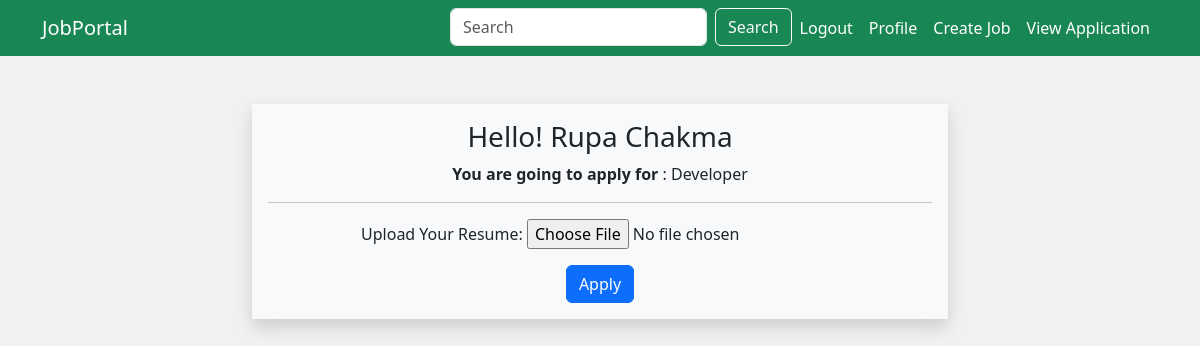
Screenshot of /job/apply/2 (signed in) with the database file from the repository.
### app/models.py (models this page shows, shortened)
class CustomUser(AbstractUser):
    user_type = models.CharField(max_length=100)
    first_name = models.CharField(max_length=100)
    last_name = models.CharField(max_length=100)

class JobPost(models.Model):
    recruiter = models.ForeignKey(CustomUser, on_delete=models.CASCADE)
    title = models.CharField(max_length=255)
    openings = models.PositiveIntegerField()
    category = models.ForeignKey(Category, on_delete=models.CASCADE)
    description = models.TextField()
    skill_set = models.ManyToManyField(Skills)
    posted_at = models.DateTimeField(auto_now_add=True)
    updated_at = models.DateTimeField(auto_now=True)

### app/views.py (the view, shortened to what this page needs)
# urls.py: path('job/apply/<int:job_id>', views.job_apply, name="job_apply"),
@login_required(login_url='login')
def job_apply(request, job_id):
    job = JobPost.objects.get(pk=job_id)
    application_form = JobApplicationForm()
    return render(request, "jobseeker/applyjob.html", {'job': job, 'application_form': application_form})

### app/forms.py
class JobApplicationForm(forms.ModelForm):
    class Meta:
        model = JobApplication
        fields = ['resume']
        labels = {'resume':'Upload Your Resume'}

### app/templates/jobseeker/applyjob.html (shortened to what this page needs)
{% extends "../base.html" %}
{% block content %}
<div class="container  p-5">
    <div class=" mx-auto col-8 shadow bg-light">
        <div class="p-3 text-center">
            <h3>Hello! {{user.first_name}} {{user.last_name}}</h3>
            <strong> You are going to apply for </strong>: {{ job.title }}
            <hr>
            <form method="post" enctype="multipart/form-data">
                {{ application_form.as_p }}
                <button type="submit" class="btn btn-primary">Apply</button>
            </form>
        </div>
    </div>
</div>
{% endblock content %}

### rows the page displays
CustomUser: first_name "Rupa", last_name "Chakma"
JobPost: title "Developer"
